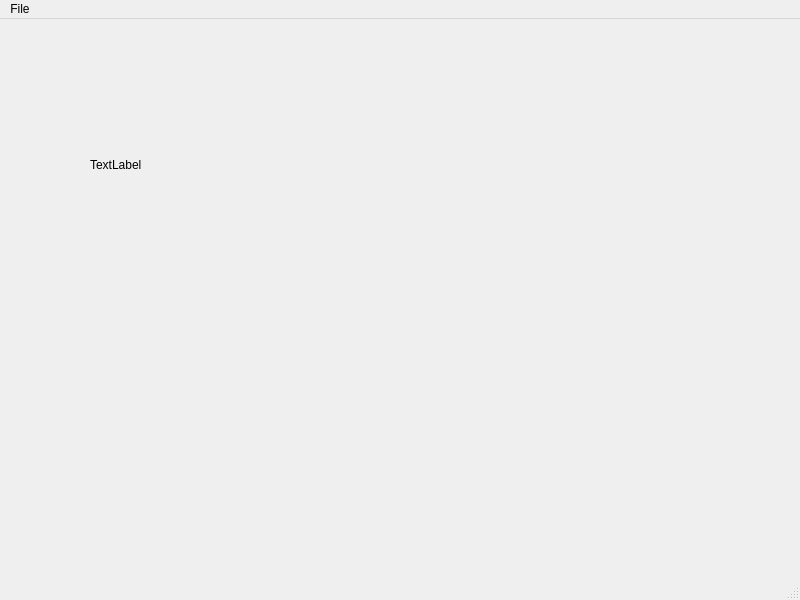
<?xml version="1.0" encoding="UTF-8"?>
<ui version="4.0">
 <class>MainWindow</class>
 <widget class="QMainWindow" name="MainWindow">
  <property name="geometry">
   <rect>
    <x>0</x>
    <y>0</y>
    <width>800</width>
    <height>600</height>
   </rect>
  </property>
  <property name="windowTitle">
   <string>MainWindow</string>
  </property>
  <widget class="QWidget" name="centralwidget">
   <widget class="QLabel" name="label">
    <property name="geometry">
     <rect>
      <x>90</x>
      <y>40</y>
      <width>601</width>
      <height>211</height>
     </rect>
    </property>
    <property name="text">
     <string>TextLabel</string>
    </property>
   </widget>
  </widget>
  <widget class="QMenuBar" name="menubar">
   <property name="geometry">
    <rect>
     <x>0</x>
     <y>0</y>
     <width>800</width>
     <height>22</height>
    </rect>
   </property>
   <widget class="QMenu" name="menuFIle">
    <property name="title">
     <string>File</string>
    </property>
   </widget>
   <addaction name="menuFIle"/>
  </widget>
  <widget class="QStatusBar" name="statusbar"/>
 </widget>
 <resources/>
 <connections/>
</ui>
